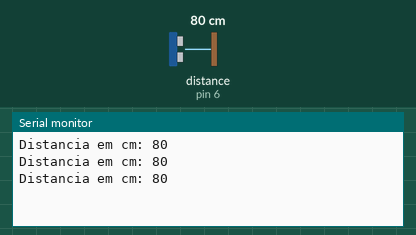
Bench run of a sketch on a simulated Arduino Uno, built with avr-gcc and run on an emulated ATmega328P. On the bench: the last lines printed to the serial monitor. Wiring (inferred from the names in the program): ultrasonic range finder: trigger pin 5; echo pin 6. Inputs (shaded band) come from the test bench; at power-on: distance to the obstacle (sensor on pin 6) 80 cm. The echo pulse lasts 58.3 µs per cm.

Above: at 1.3 s.
1.4 s: distance to the obstacle (sensor on pin 6) set to 2 cm
At 1.9 s:
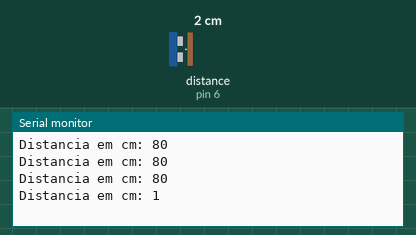
2.9 s: distance to the obstacle (sensor on pin 6) set to 4 cm
At 3.4 s:
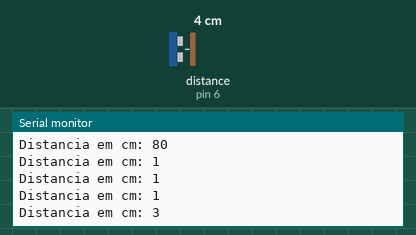
Timing chart, 0 to 5.9 s (numbered marks = the images above; inputs shaded):
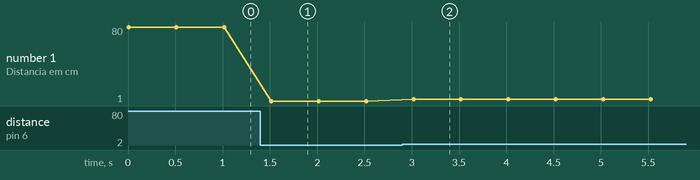

Measured:
- after the input at 1.4 s, the serial monitor: prints a new line after 0.12 s (image 1)
- after the input at 2.9 s, the serial monitor: prints a new line after 0.12 s (image 2)
- plotted number 1: 80 → 1 after the input at 1.4 s, 1 → 3 after the input at 2.9 s

The sketch:

Ultrasonicseriallink.ino
```cpp
const int trigPin = 5;
const int echoPin = 6;

void setup()
{
  Serial.begin(9600);
  pinMode(trigPin, OUTPUT);
  pinMode(echoPin, INPUT);
}

void loop()
{
  digitalWrite(trigPin, LOW);
  delayMicroseconds(2);
  digitalWrite(trigPin, HIGH);
  delayMicroseconds(10);
  digitalWrite(trigPin, LOW);
  unsigned long duracao = pulseIn(echoPin, HIGH);
  int distancia = duracao / 58;
  if (distancia < 3000)
  {
  Serial.print("Distancia em cm: ");
  Serial.println(distancia);
  delay(500);
  }
}
```
